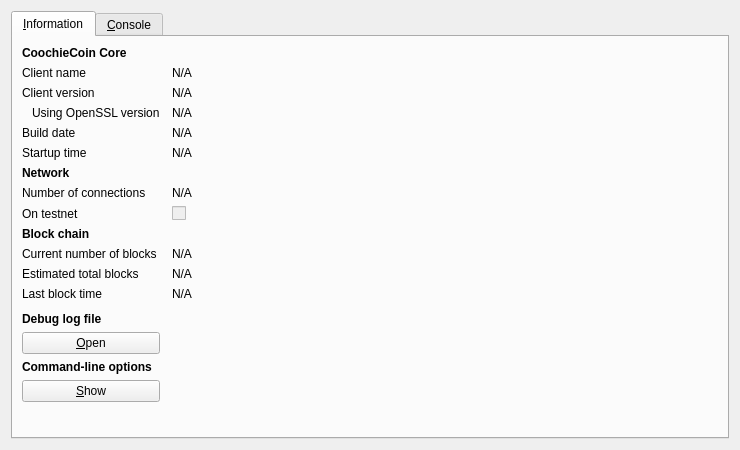
<?xml version="1.0" encoding="UTF-8"?>
<ui version="4.0">
 <class>RPCConsole</class>
 <widget class="QDialog" name="RPCConsole">
  <property name="geometry">
   <rect>
    <x>0</x>
    <y>0</y>
    <width>740</width>
    <height>450</height>
   </rect>
  </property>
  <property name="windowTitle">
   <string>CoochieCoin - Debug window</string>
  </property>
  <layout class="QVBoxLayout" name="verticalLayout_2">
   <item>
    <widget class="QTabWidget" name="tabWidget">
     <property name="currentIndex">
      <number>0</number>
     </property>
     <widget class="QWidget" name="tab_info">
      <attribute name="title">
       <string>&amp;Information</string>
      </attribute>
      <layout class="QGridLayout" name="gridLayout" columnstretch="0,1">
       <property name="horizontalSpacing">
        <number>12</number>
       </property>
       <item row="0" column="0">
        <widget class="QLabel" name="label_9">
         <property name="font">
          <font>
           <weight>75</weight>
           <bold>true</bold>
          </font>
         </property>
         <property name="text">
          <string>CoochieCoin Core</string>
         </property>
        </widget>
       </item>
       <item row="1" column="0">
        <widget class="QLabel" name="label_5">
         <property name="text">
          <string>Client name</string>
         </property>
        </widget>
       </item>
       <item row="1" column="1">
        <widget class="QLabel" name="clientName">
         <property name="cursor">
          <cursorShape>IBeamCursor</cursorShape>
         </property>
         <property name="text">
          <string>N/A</string>
         </property>
         <property name="textFormat">
          <enum>Qt::PlainText</enum>
         </property>
         <property name="textInteractionFlags">
          <set>Qt::LinksAccessibleByMouse|Qt::TextSelectableByKeyboard|Qt::TextSelectableByMouse</set>
         </property>
        </widget>
       </item>
       <item row="2" column="0">
        <widget class="QLabel" name="label_6">
         <property name="text">
          <string>Client version</string>
         </property>
        </widget>
       </item>
       <item row="2" column="1">
        <widget class="QLabel" name="clientVersion">
         <property name="cursor">
          <cursorShape>IBeamCursor</cursorShape>
         </property>
         <property name="text">
          <string>N/A</string>
         </property>
         <property name="textFormat">
          <enum>Qt::PlainText</enum>
         </property>
         <property name="textInteractionFlags">
          <set>Qt::LinksAccessibleByMouse|Qt::TextSelectableByKeyboard|Qt::TextSelectableByMouse</set>
         </property>
        </widget>
       </item>
       <item row="3" column="0">
        <widget class="QLabel" name="label_14">
         <property name="text">
          <string>Using OpenSSL version</string>
         </property>
         <property name="indent">
          <number>10</number>
         </property>
        </widget>
       </item>
       <item row="3" column="1">
        <widget class="QLabel" name="openSSLVersion">
         <property name="cursor">
          <cursorShape>IBeamCursor</cursorShape>
         </property>
         <property name="text">
          <string>N/A</string>
         </property>
         <property name="textFormat">
          <enum>Qt::PlainText</enum>
         </property>
         <property name="textInteractionFlags">
          <set>Qt::LinksAccessibleByMouse|Qt::TextSelectableByKeyboard|Qt::TextSelectableByMouse</set>
         </property>
        </widget>
       </item>
       <item row="4" column="0">
        <widget class="QLabel" name="label_12">
         <property name="text">
          <string>Build date</string>
         </property>
        </widget>
       </item>
       <item row="4" column="1">
        <widget class="QLabel" name="buildDate">
         <property name="cursor">
          <cursorShape>IBeamCursor</cursorShape>
         </property>
         <property name="text">
          <string>N/A</string>
         </property>
         <property name="textFormat">
          <enum>Qt::PlainText</enum>
         </property>
         <property name="textInteractionFlags">
          <set>Qt::LinksAccessibleByMouse|Qt::TextSelectableByKeyboard|Qt::TextSelectableByMouse</set>
         </property>
        </widget>
       </item>
       <item row="5" column="0">
        <widget class="QLabel" name="label_13">
         <property name="text">
          <string>Startup time</string>
         </property>
        </widget>
       </item>
       <item row="5" column="1">
        <widget class="QLabel" name="startupTime">
         <property name="cursor">
          <cursorShape>IBeamCursor</cursorShape>
         </property>
         <property name="text">
          <string>N/A</string>
         </property>
         <property name="textFormat">
          <enum>Qt::PlainText</enum>
         </property>
         <property name="textInteractionFlags">
          <set>Qt::LinksAccessibleByMouse|Qt::TextSelectableByKeyboard|Qt::TextSelectableByMouse</set>
         </property>
        </widget>
       </item>
       <item row="6" column="0">
        <widget class="QLabel" name="label_11">
         <property name="font">
          <font>
           <weight>75</weight>
           <bold>true</bold>
          </font>
         </property>
         <property name="text">
          <string>Network</string>
         </property>
        </widget>
       </item>
       <item row="7" column="0">
        <widget class="QLabel" name="label_7">
         <property name="text">
          <string>Number of connections</string>
         </property>
        </widget>
       </item>
       <item row="7" column="1">
        <widget class="QLabel" name="numberOfConnections">
         <property name="cursor">
          <cursorShape>IBeamCursor</cursorShape>
         </property>
         <property name="text">
          <string>N/A</string>
         </property>
         <property name="textFormat">
          <enum>Qt::PlainText</enum>
         </property>
         <property name="textInteractionFlags">
          <set>Qt::LinksAccessibleByMouse|Qt::TextSelectableByKeyboard|Qt::TextSelectableByMouse</set>
         </property>
        </widget>
       </item>
       <item row="8" column="0">
        <widget class="QLabel" name="label_8">
         <property name="text">
          <string>On testnet</string>
         </property>
        </widget>
       </item>
       <item row="8" column="1">
        <widget class="QCheckBox" name="isTestNet">
         <property name="enabled">
          <bool>false</bool>
         </property>
         <property name="text">
          <string/>
         </property>
        </widget>
       </item>
       <item row="9" column="0">
        <widget class="QLabel" name="label_10">
         <property name="font">
          <font>
           <weight>75</weight>
           <bold>true</bold>
          </font>
         </property>
         <property name="text">
          <string>Block chain</string>
         </property>
        </widget>
       </item>
       <item row="10" column="0">
        <widget class="QLabel" name="label_3">
         <property name="text">
          <string>Current number of blocks</string>
         </property>
        </widget>
       </item>
       <item row="10" column="1">
        <widget class="QLabel" name="numberOfBlocks">
         <property name="cursor">
          <cursorShape>IBeamCursor</cursorShape>
         </property>
         <property name="text">
          <string>N/A</string>
         </property>
         <property name="textFormat">
          <enum>Qt::PlainText</enum>
         </property>
         <property name="textInteractionFlags">
          <set>Qt::LinksAccessibleByMouse|Qt::TextSelectableByKeyboard|Qt::TextSelectableByMouse</set>
         </property>
        </widget>
       </item>
       <item row="11" column="0">
        <widget class="QLabel" name="label_4">
         <property name="text">
          <string>Estimated total blocks</string>
         </property>
        </widget>
       </item>
       <item row="11" column="1">
        <widget class="QLabel" name="totalBlocks">
         <property name="cursor">
          <cursorShape>IBeamCursor</cursorShape>
         </property>
         <property name="text">
          <string>N/A</string>
         </property>
         <property name="textFormat">
          <enum>Qt::PlainText</enum>
         </property>
         <property name="textInteractionFlags">
          <set>Qt::LinksAccessibleByMouse|Qt::TextSelectableByKeyboard|Qt::TextSelectableByMouse</set>
         </property>
        </widget>
       </item>
       <item row="12" column="0">
        <widget class="QLabel" name="label_2">
         <property name="text">
          <string>Last block time</string>
         </property>
        </widget>
       </item>
       <item row="12" column="1">
        <widget class="QLabel" name="lastBlockTime">
         <property name="cursor">
          <cursorShape>IBeamCursor</cursorShape>
         </property>
         <property name="text">
          <string>N/A</string>
         </property>
         <property name="textFormat">
          <enum>Qt::PlainText</enum>
         </property>
         <property name="textInteractionFlags">
          <set>Qt::LinksAccessibleByMouse|Qt::TextSelectableByKeyboard|Qt::TextSelectableByMouse</set>
         </property>
        </widget>
       </item>
       <item row="13" column="0">
        <spacer name="verticalSpacer_2">
         <property name="orientation">
          <enum>Qt::Vertical</enum>
         </property>
         <property name="sizeHint" stdset="0">
          <size>
           <width>20</width>
           <height>20</height>
          </size>
         </property>
        </spacer>
       </item>
       <item row="14" column="0">
        <widget class="QLabel" name="labelDebugLogfile">
         <property name="font">
          <font>
           <weight>75</weight>
           <bold>true</bold>
          </font>
         </property>
         <property name="text">
          <string>Debug log file</string>
         </property>
        </widget>
       </item>
       <item row="15" column="0">
        <widget class="QPushButton" name="openDebugLogfileButton">
         <property name="toolTip">
          <string>Open the CoochieCoin debug log file from the current data directory. This can take a few seconds for large log files.</string>
         </property>
         <property name="text">
          <string>&amp;Open</string>
         </property>
         <property name="autoDefault">
          <bool>false</bool>
         </property>
        </widget>
       </item>
       <item row="16" column="0">
        <widget class="QLabel" name="labelCLOptions">
         <property name="font">
          <font>
           <weight>75</weight>
           <bold>true</bold>
          </font>
         </property>
         <property name="text">
          <string>Command-line options</string>
         </property>
        </widget>
       </item>
       <item row="17" column="0">
        <widget class="QPushButton" name="showCLOptionsButton">
         <property name="toolTip">
          <string>Show the CoochieCoin-Qt help message to get a list with possible CoochieCoin command-line options.</string>
         </property>
         <property name="text">
          <string>&amp;Show</string>
         </property>
         <property name="autoDefault">
          <bool>false</bool>
         </property>
        </widget>
       </item>
       <item row="18" column="0">
        <spacer name="verticalSpacer">
         <property name="orientation">
          <enum>Qt::Vertical</enum>
         </property>
         <property name="sizeHint" stdset="0">
          <size>
           <width>20</width>
           <height>40</height>
          </size>
         </property>
        </spacer>
       </item>
      </layout>
     </widget>
     <widget class="QWidget" name="tab_console">
      <attribute name="title">
       <string>&amp;Console</string>
      </attribute>
      <layout class="QVBoxLayout" name="verticalLayout_3">
       <property name="spacing">
        <number>3</number>
       </property>
       <item>
        <widget class="QTextEdit" name="messagesWidget">
         <property name="minimumSize">
          <size>
           <width>0</width>
           <height>100</height>
          </size>
         </property>
         <property name="readOnly">
          <bool>true</bool>
         </property>
         <property name="tabKeyNavigation" stdset="0">
          <bool>false</bool>
         </property>
         <property name="columnCount" stdset="0">
          <number>2</number>
         </property>
        </widget>
       </item>
       <item>
        <layout class="QHBoxLayout" name="horizontalLayout">
         <property name="spacing">
          <number>3</number>
         </property>
         <item>
          <widget class="QLabel" name="label">
           <property name="text">
            <string notr="true">&gt;</string>
           </property>
          </widget>
         </item>
         <item>
          <widget class="QLineEdit" name="lineEdit"/>
         </item>
         <item>
          <widget class="QPushButton" name="clearButton">
           <property name="maximumSize">
            <size>
             <width>24</width>
             <height>24</height>
            </size>
           </property>
           <property name="toolTip">
            <string>Clear console</string>
           </property>
           <property name="text">
            <string/>
           </property>
           <property name="icon">
            <iconset resource="../bitcoin.qrc">
             <normaloff>:/icons/remove</normaloff>:/icons/remove</iconset>
           </property>
           <property name="shortcut">
            <string notr="true">Ctrl+L</string>
           </property>
           <property name="autoDefault">
            <bool>false</bool>
           </property>
          </widget>
         </item>
        </layout>
       </item>
      </layout>
     </widget>
    </widget>
   </item>
  </layout>
 </widget>
 <resources>
  <include location="../bitcoin.qrc"/>
 </resources>
 <connections/>
</ui>
